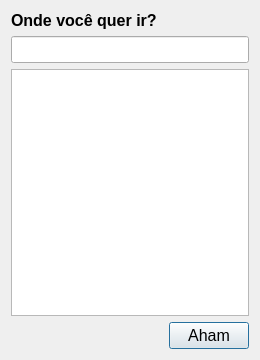
<?xml version="1.0" encoding="UTF-8"?>
<ui version="4.0">
 <class>Destination</class>
 <widget class="QDialog" name="Destination">
  <property name="geometry">
   <rect>
    <x>0</x>
    <y>0</y>
    <width>260</width>
    <height>360</height>
   </rect>
  </property>
  <property name="minimumSize">
   <size>
    <width>260</width>
    <height>360</height>
   </size>
  </property>
  <property name="maximumSize">
   <size>
    <width>260</width>
    <height>360</height>
   </size>
  </property>
  <property name="font">
   <font>
    <pointsize>12</pointsize>
   </font>
  </property>
  <property name="windowTitle">
   <string>Gorpa NextBus</string>
  </property>
  <layout class="QVBoxLayout" name="verticalLayout">
   <item>
    <widget class="QLabel" name="label_2">
     <property name="font">
      <font>
       <weight>75</weight>
       <bold>true</bold>
      </font>
     </property>
     <property name="text">
      <string>Onde você quer ir?</string>
     </property>
    </widget>
   </item>
   <item>
    <widget class="QLineEdit" name="lineEdit"/>
   </item>
   <item>
    <widget class="QListWidget" name="listWidget"/>
   </item>
   <item>
    <layout class="QHBoxLayout" name="horizontalLayout_2">
     <item>
      <spacer name="horizontalSpacer_2">
       <property name="orientation">
        <enum>Qt::Horizontal</enum>
       </property>
       <property name="sizeHint" stdset="0">
        <size>
         <width>40</width>
         <height>20</height>
        </size>
       </property>
      </spacer>
     </item>
     <item>
      <widget class="QPushButton" name="pushButton">
       <property name="text">
        <string>Aham</string>
       </property>
      </widget>
     </item>
    </layout>
   </item>
  </layout>
 </widget>
 <resources/>
 <connections/>
</ui>
